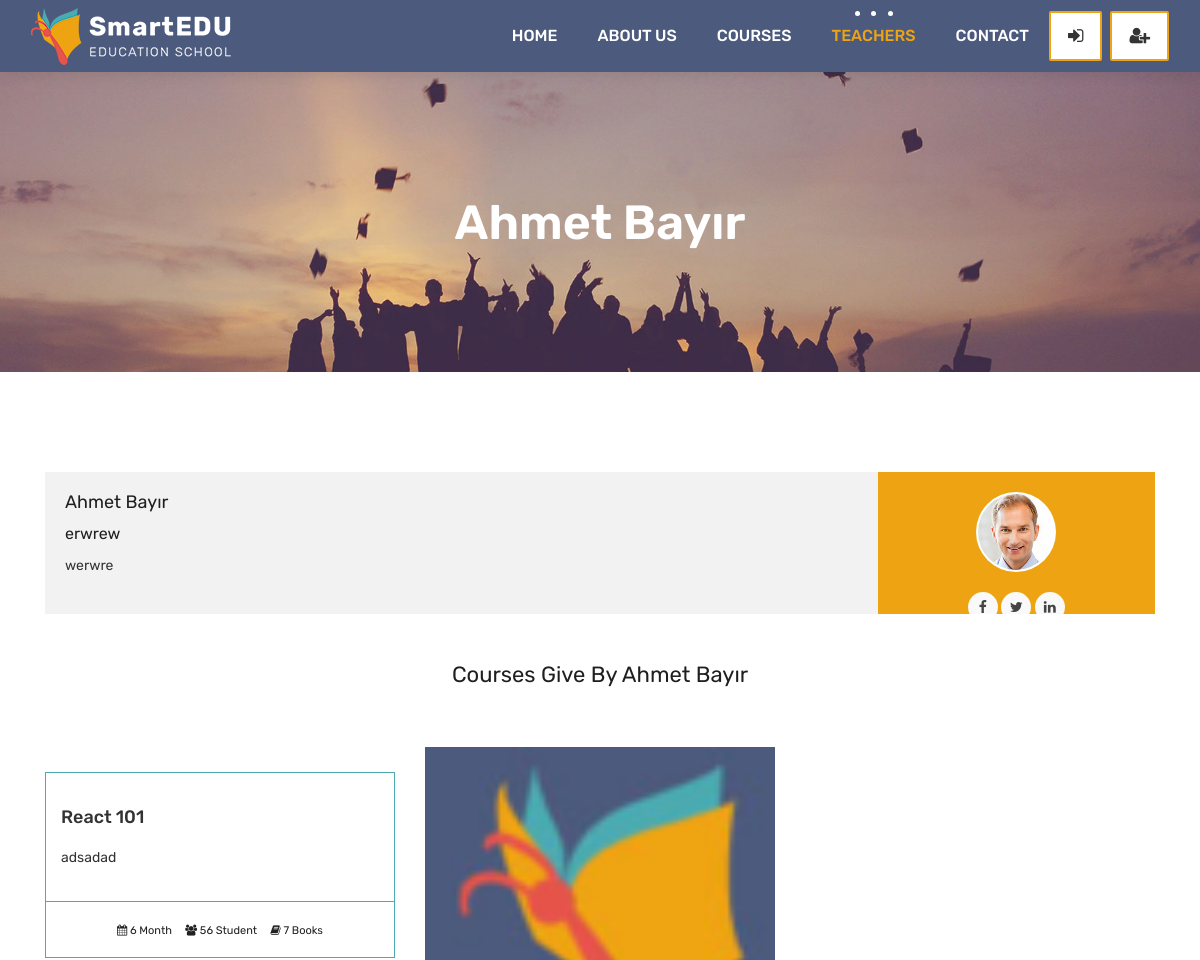
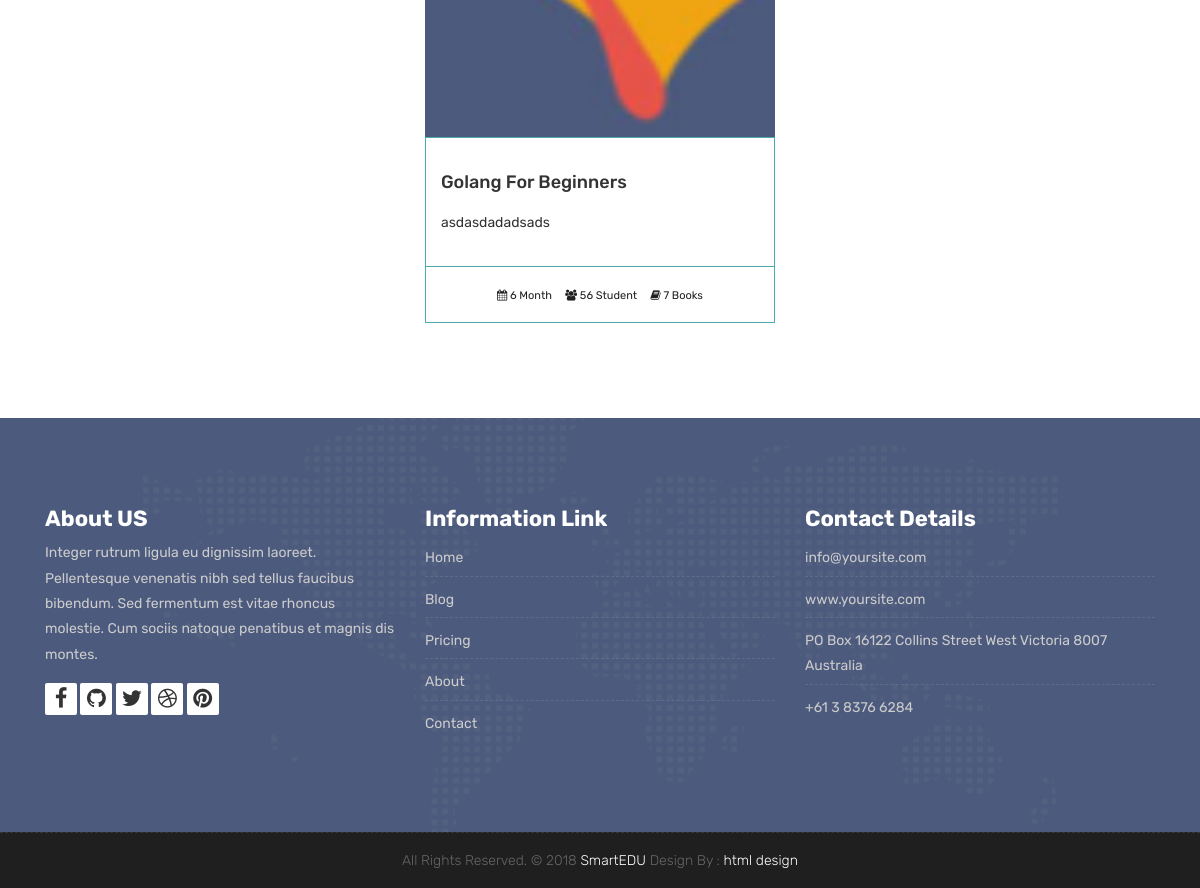
The app's page /teachers/teacher/1 with its own data (2 pictures, top to bottom).
### teachers/models.py (models this page shows, shortened)
class Teacher(models.Model):
    name = models.CharField(max_length=50)
    title = models.CharField(max_length=50)
    description = models.TextField(blank=True)
    image = models.ImageField(upload_to="courses/%Y/%m/%d/")
    facebook = models.URLField(max_length=100, blank=True)
    twitter = models.URLField(max_length=100, blank=True)
    linkedin = models.URLField(max_length=100, blank=True)
    youtube = models.URLField(max_length=100, blank=True)

### courses/models.py (models this page shows, shortened)
class Course(models.Model):
    teacher = models.ForeignKey(Teacher, null=True, on_delete=models.CASCADE)
    name = models.CharField(max_length=200, unique=True)
    category = models.ForeignKey(Category, null=True, on_delete=models.DO_NOTHING)
    tags = models.ManyToManyField(Tag, blank=True, null=True)
    students = models.ManyToManyField(User, blank=True, related_name='courses_joined')
    description = models.TextField(blank=True, null=True)
    image = models.ImageField(upload_to="courses/%Y/%m/%d/", default="courses/default_course_image.jpg")
    date = models.DateTimeField(auto_now=True)
    available = models.BooleanField(default=True)

### teachers/views.py (the view)
# urls.py: path('teacher/<int:pk>', TeacherDetailView.as_view(), name="teacher_detail"),
class TeacherDetailView(DetailView):
    model = Teacher
    template_name = 'teacher.html'
    context_object_name = 'teacher'
    def get_context_data(self, **kwargs):
        context = super().get_context_data(**kwargs)
        context['courses'] = Course.objects.filter(available=True, teacher = self.kwargs['pk'])
        return context

### templates/teacher.html
{% extends 'partials/_base.html' %}
{% load static %}
{% block content %}
	<div class="all-title-box">
		<div class="container text-center">
			<h1>{{ teacher.name }}</span></h1>
		</div>
	</div>
    <div id="overviews" class="section wb">
        <div class="container">
            <div class="row">
                <div class="col-lg-12 blog-post-single">
					<div class="blog-author">
						<div class="author-bio">
							<h3 class="author_name">{{ teacher.name }}</h3>
							<h5>{{ teacher.title }}</h5>
							<p class="author_det">
								{{ teacher.description }}
							</p>
						</div>
						<div class="author-desc">
							<img src="{{ teacher.image.url }}" alt="about author">
							<ul class="author-social">
								<li><a href="{{ teacher.facebook }}"><i class="fa fa-facebook"></i></a></li>
								<li><a href="{{ teacher.twitter }}"><i class="fa fa-twitter"></i></a></li>
								<li><a href="{{ teacher.linkedin }}"><i class="fa fa-linkedin"></i></a></li>
							</ul>
						</div>
					</div>
                </div>
            </div>
            <div class="row">
                <div class="col-lg-12">
                    <h2 class="text-center my-5">Courses Give By {{ teacher.name }}</h2>
                </div>
                {% for course in courses %}
                <div class="col-lg-4 col-md-6 col-12">
                    <div class="course-item">
						<div class="image-blog">
							<img src="{{course.image.url}}" alt="" class="img-fluid">
						</div>
						<div class="course-br">
							<div class="course-title">
								<h2><a href="{% url 'course_detail' course.category.slug course.id %}" title="">{{course.name}}</a></h2>
							</div>
							<div class="course-desc">
								<p>{{course.description | truncatechars:140}}</p>
							</div>
						</div>
						<div class="course-meta-bot">
							<ul>
								<li><i class="fa fa-calendar" aria-hidden="true"></i> 6 Month</li>
								<li><i class="fa fa-users" aria-hidden="true"></i> 56 Student</li>
								<li><i class="fa fa-book" aria-hidden="true"></i> 7 Books</li>
							</ul>
						</div>
					</div>
                    <br>
                </div>
                {% endfor %}
            </div>
        </div>
    </div>
    {% endblock %}

### static/style.css (style rules this page uses)
body { color: #333333; font-size: 14px; font-family: 'Rubik', sans-serif; line-height: 1.80857; }
html, body { height: 100%; }
a { color: #1f1f1f; text-decoration: none !important; outline: none !important; -webkit-transition: all .3s ease-in-out; -moz-transition: all .3s ease-in-out; -ms-transition: all .3s ease-in-out; -o-transition: all .3s ease-in-out; transition: all .3s ease-in-out; }
h1, h2, h3, h4, h5, h6 { letter-spacing: 0; font-weight: normal; position: relative; padding: 0 0 10px 0; font-weight: normal; line-height: 120% !important; color: #1f1f1f; margin: 0 }
h1 { font-size: 24px }
h2 { font-size: 22px }
h3 { font-size: 18px }
h5 { font-size: 14px }
h1 a, h2 a, h3 a, h4 a, h5 a, h6 a { color: #212121; text-decoration: none!important; opacity: 1 }
a { color: #1f1f1f; text-decoration: none; outline: none; }
a, .btn { text-decoration: none !important; outline: none !important; -webkit-transition: all .3s ease-in-out; -moz-transition: all .3s ease-in-out; -ms-transition: all .3s ease-in-out; -o-transition: all .3s ease-in-out; transition: all .3s ease-in-out; }
.section { display: block; position: relative; overflow: hidden; padding: 70px 0; }
.section.wb { background-color: #ffffff; }
.all-title-box { background: url(images/banner.jpg)no-repeat; -webkit-background-size: cover; -moz-background-size: cover; -o-background-size: cover; background-size: cover; background-position: center; min-height: 300px; }
.all-title-box h1 { color: #fff; font-weight: 600; text-transform: capitalize; padding-top: 11%; font-size: 48px; line-height: 0px; }
.image-blog img { padding: 0 !important; width: 100%; margin: 0 !important; opacity: 1; -ms-filter: "progid:DXImageTransform.Microsoft.Alpha(Opacity=100)"; -moz-opacity: 1; -khtml-opacity: 1; -webkit-transition: all 150ms ease-in-out; -moz-transition: all 150ms ease-in-out; -o-transition: all 150ms ease-in-out; -ms-transition: all 150ms ease-in-out; transition: all 150ms ease-in-out; }
.blog-author { background: #f2f2f2; overflow: hidden; position: relative; margin-top: 30px; }
.author-bio { display: block; float: left; padding: 20px; position: relative; width: 75%; }
.author-desc { background: #eea412; float: right; height: 100%; min-height: 100%; overflow: hidden; padding: 20px 0; position: absolute; text-align: center; width: 25%; right: 0; }
.author-bio h5 { font-size: 16px; }
.author-desc > img { background: #FFFFFF; border-radius: 50%; -webkit-border-radius: 50%; -moz-border-radius: 50%; margin-bottom: 20px; padding: 2px; max-width: 80px; max-height: 80px; }
.author-social { list-style: none outside none; margin: 0 auto; overflow: hidden; padding: 0; text-align: center; z-index: 9999; }
.author-social li { background: none !important; display: inline-block; }
.author-social li a { color: #444; display: block; height: 30px; text-align: center; width: 30px; border-radius: 50%; -webkit-border-radius: 50%; -moz-border-radius: 50%; -webkit-transition: 0.25s; -moz-transition: 0.25s; -o-transition: 0.25s; transition: 0.25s; background: #f9f9f9; }
.author-social li a i { font-size: 14px; line-height: 30px; margin-right: 0; float: none; }
.course-item { background: #ffffff; }
.course-title > h2 { margin: 15px 0; padding: 0px; }
.course-title a { font-size: 18px; line-height: 25px; font-weight: 500; color: #333333; text-transform: capitalize; }
.course-br { border: 1px solid #4babb1; padding: 15px; }
.course-meta-bot { border: 1px solid #4babb1; border-top: 0px; padding: 15px; }
.course-meta-bot ul { padding: 0px; margin: 0px; display: block; text-align: center; }
.course-meta-bot ul li { display: inline-block; list-style: none; padding: 0px 5px; color: #212121; font-size: 11px; }

### records on screen
Teacher: name "Ahmet Bayır", title "erwrew", description "werwre", image (picture)
Course: name "React 101", description "adsadad"
Course: image (picture), name "Golang For Beginners", description "asdasdadadsads"
